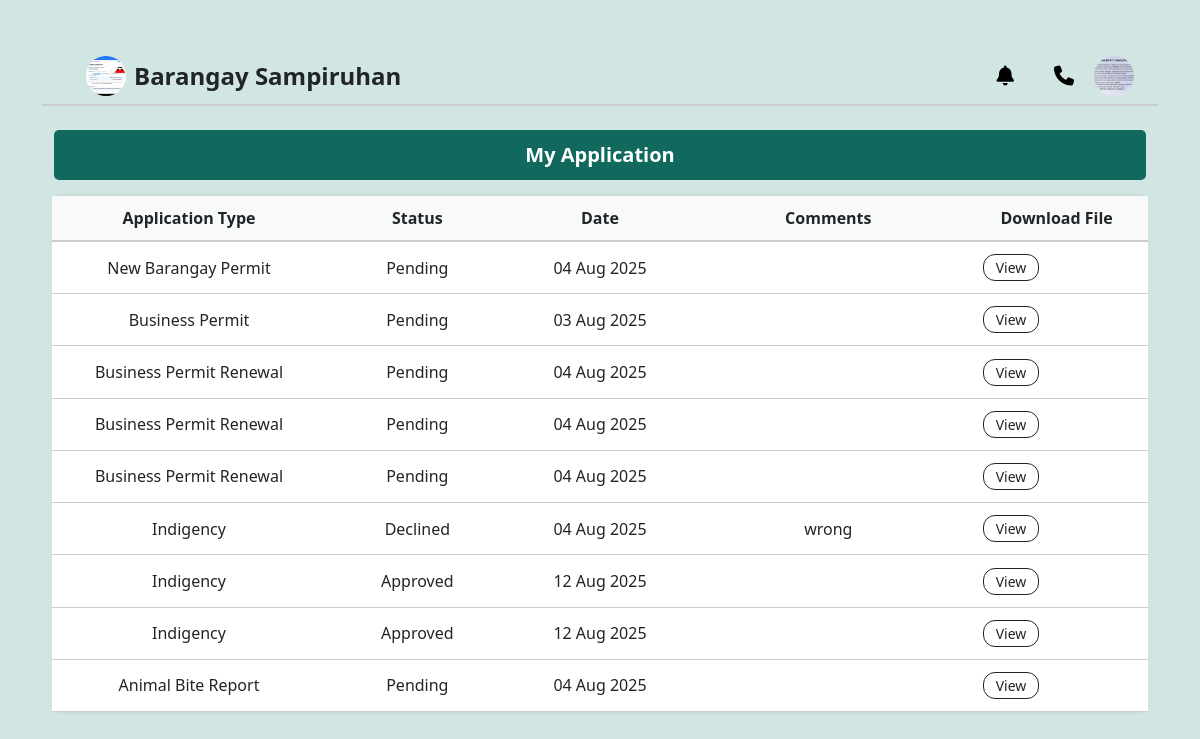
The page /my_requests.php (signed in) on the database its author committed.
### tables this page shows
CREATE TABLE `users` (
  `id` int(11) NOT NULL,
  `email` varchar(100) DEFAULT NULL,
  `user_password` varchar(255) DEFAULT NULL,
  `f_name` varchar(50) DEFAULT NULL,
  `m_name` varchar(50) DEFAULT NULL,
  `l_name` varchar(50) DEFAULT NULL,
  `birthday` varchar(50) DEFAULT NULL,
  `contact` varchar(20) DEFAULT NULL,
  `marriage_status` varchar(20) DEFAULT NULL,
  `gender` varchar(20) DEFAULT NULL,
  `address` varchar(100) DEFAULT NULL,
  `picture` varchar(255) DEFAULT NULL
);

CREATE TABLE `business_permit` (
  `id` int(11) NOT NULL,
  `permit_id` varchar(50) DEFAULT NULL,
  `kind_of_establishment` varchar(100) DEFAULT NULL,
  `nature_of_business` varchar(100) DEFAULT NULL,
  `business_registration` varchar(255) DEFAULT NULL,
  `cedula` varchar(255) DEFAULT NULL,
  `barangay_requirements` varchar(255) DEFAULT NULL,
  `user_id` int(11) DEFAULT NULL,
  `status` varchar(50) DEFAULT 'Pending',
  `comment` text DEFAULT NULL,
  `payment_type` varchar(255) NOT NULL,
  `gcash_ref_no` varchar(100) DEFAULT NULL,
  `created_at` timestamp NOT NULL DEFAULT current_timestamp(),
  `payment_proof` varchar(255) DEFAULT NULL
);

CREATE TABLE `business_permit_renewal` (
  `id` int(11) NOT NULL,
  `permit_id` varchar(50) DEFAULT NULL,
  `name_kind_of_establishment` varchar(100) DEFAULT NULL,
  `nature_of_business` varchar(100) DEFAULT NULL,
  `business_registration` varchar(255) DEFAULT NULL,
  `cedula` varchar(255) DEFAULT NULL,
  `barangay_requirements` varchar(255) DEFAULT NULL,
  `user_id` int(11) DEFAULT NULL,
  `status` varchar(50) DEFAULT 'Pending',
  `comment` text DEFAULT NULL,
  `gcash_ref_no` varchar(100) DEFAULT NULL,
  `created_at` timestamp NOT NULL DEFAULT current_timestamp(),
  `business_payment` varchar(255) NOT NULL,
  `business_permit` varchar(255) NOT NULL,
  `payment_proof` varchar(255) NOT NULL,
  `payment_type` varchar(255) NOT NULL
);

CREATE TABLE `indigency` (
  `id` int(11) NOT NULL,
  `permit_id` varchar(50) DEFAULT NULL,
  `nature_of_assistance` varchar(100) DEFAULT NULL,
  `user_id` int(11) DEFAULT NULL,
  `status` varchar(50) DEFAULT 'Pending',
  `comment` text DEFAULT NULL,
  `gcash_ref_no` varchar(100) DEFAULT NULL,
  `created_at` timestamp NOT NULL DEFAULT current_timestamp(),
  `payment_type` varchar(255) DEFAULT NULL,
  `payment_proof` varchar(255) DEFAULT NULL
);

CREATE TABLE `animal_bite_reports` (
  `id` int(11) NOT NULL,
  `permit_id` varchar(50) NOT NULL,
  `user_id` int(11) NOT NULL,
  `last_name` varchar(100) NOT NULL,
  `first_name` varchar(100) NOT NULL,
  `middle_name` varchar(100) DEFAULT NULL,
  `dob` date NOT NULL,
  `age` int(3) NOT NULL,
  `gender` enum('Male','Female') NOT NULL,
  `contact` varchar(20) NOT NULL,
  `guardian` varchar(100) DEFAULT NULL,
  `bite_location` text NOT NULL,
  `body_part` text NOT NULL,
  `washed` enum('Oo','Hindi') NOT NULL,
  `bite_date` date NOT NULL,
  `animal_description` text NOT NULL,
  `color` varchar(50) NOT NULL,
  `marks` text DEFAULT NULL,
  `animal_condition` text DEFAULT NULL COMMENT 'JSON array of conditions',
  `registered` enum('Oo','Hindi') NOT NULL,
  `other_animals` enum('Meron','Wala') NOT NULL,
  `dog_condition` enum('Malusog','Bagong panganak','May sakit') NOT NULL,
  `owner_name` varchar(100) DEFAULT NULL,
  `payment_method` enum('Cash','GCash') NOT NULL,
  `gcash_ref_no` varchar(50) DEFAULT NULL,
  `payment_proof` varchar(255) DEFAULT NULL,
  `status` enum('Pending','Approved','Rejected') DEFAULT 'Pending',
  `created_at` datetime NOT NULL DEFAULT current_timestamp(),
  `updated_at` datetime DEFAULT NULL ON UPDATE current_timestamp(),
  `comment` varchar(255) DEFAULT NULL
);

### my_requests.php (the view, shortened to what this page needs)
<?php
include 'include/config.php';
$user_id = $_SESSION['user_id'];
$stmt = $pdo->prepare("SELECT f_name, l_name, m_name, birthday, marriage_status, gender, address, contact, email, picture FROM users WHERE id = ?");
$stmt->execute([$user_id]);
$user = $stmt->fetch(PDO::FETCH_ASSOC);
$permits = [
    'New Barangay Permit' => 'barangay_clearance',
    'Business Permit' => 'business_permit',
    'Business Permit Renewal' => 'business_permit_renewal',
    'Indigency' => 'indigency',
    'Animal Bite Report' => 'animal_bite_reports'
];
$rows = [];
foreach ($permits as $label => $table) {
    $sql = "SELECT id, status, gcash_ref_no, comment, created_at FROM $table WHERE user_id = ?";
    $stmt = $pdo->prepare($sql);
    $stmt->execute([$user_id]);
    while ($row = $stmt->fetch(PDO::FETCH_ASSOC)) {
        $rows[] = [
            'type' => $label,
            'status' => ucfirst($row['status']),
            'comment' => $row['comment'],
            'date' => date('d M Y', strtotime($row['created_at'])),
            'table' => $table,
            'id' => $row['id']
        ];
    }
}
?>
<!DOCTYPE html>
<html lang="en">
<head>
    <link href="https://cdn.jsdelivr.net/npm/bootstrap@5.3.0/dist/css/bootstrap.min.css" rel="stylesheet">
    <link href="https://cdnjs.cloudflare.com/ajax/libs/font-awesome/6.5.0/css/all.min.css" rel="stylesheet">
</head>
<body>
    <div class="container my-5">
        <div class="top-bar d-flex justify-content-between align-items-center px-4 py-2">
            <div class="d-flex align-items-center">
                <a href="dashboard.php"><img src="include/uploads/1752672752_474043763_2836446049861869_694324624727446876_n.jpg" alt="Barangay Logo" width="40" height="40" class="rounded-circle me-2"></a>
                <span class="fw-bold" style="font-size: x-large;">Barangay Sampiruhan</span>
            </div>
            <div class="d-flex align-items-center">
                <a href="notifications.php" title="Notifications"><i class="fas fa-bell"></i></a>
                <a href="contact.php" title="Contact Us"><i class="fas fa-phone"></i></a>
                <div class="dropdown">
                    <a href="#" class="d-flex align-items-center" id="profileDropdown" data-bs-toggle="dropdown" aria-expanded="false">
                        <?php if (!empty($user['picture'])): ?>
                            <img src="include/<?php echo htmlspecialchars($user['picture']); ?>" alt="Profile Image" class="rounded-circle" width="40" height="40">
                        <?php else: ?>
                            <img src="assets/image/user-placeholder.png" alt="Profile Picture" class="rounded-circle" width="40" height="40">
                        <?php endif; ?>
                    </a>
                </div>
            </div>
        </div>
        <div class="container my-4">
            <div class="header-bar">My Application</div>
            <div class="container-box mt-3">
                <div class="row row-header text-center">
                    <div class="col-md-3">Application Type</div>
                    <div class="col-md-2">Status</div>
                    <div class="col-md-2">Date</div>
                    <div class="col-md-3">Comments </div>
                    <div class="col-md-2">Download File</div>
                </div>
                <?php if (count($rows) > 0): ?>
                    <?php foreach ($rows as $row): ?>
                        <div class="row row-entry text-center">
                            <div class="col-md-3"><?php echo htmlspecialchars($row['type']); ?></div>
                            <div class="col-md-2"><?php echo htmlspecialchars($row['status']); ?></div>
                            <div class="col-md-2"><?php echo htmlspecialchars($row['date']); ?></div>
                            <div class="col-md-3"><?php echo htmlspecialchars($row['comment']); ?></div>
                            <div class="col-md-1">
                                <a href="view_details.php?table=<?php echo urlencode($row['table']); ?>&id=<?php echo $row['id']; ?>" class="btn btn-outline-dark btn-sm">View</a>
                            </div>
                        </div>
                    <?php endforeach; ?>
                <?php else: ?>
                    <div class="row row-entry text-center">
                        <div class="col-12">No permit applications found.</div>
                    </div>
                <?php endif; ?>
            </div>
        </div>
</body>
</html>

### my_requests.php (style rules this page uses)
body { background-color: #d1e6e2; }
.top-bar { display: flex; justify-content: flex-end; align-items: center; padding: 10px 20px; border-bottom: 2px solid #ccc; }
.top-bar a, .top-bar i { font-size: 20px; margin-left: 20px; color: black; text-decoration: none; }
.dropdown img { width: 40px; height: 40px; object-fit: cover; }
.header-bar { background-color: #11695d; color: white; padding: 10px; font-size: 20px; font-weight: 600; text-align: center; border-radius: 5px; }
.row-header { background-color: #f8f9f9; padding: 10px 0; border-bottom: 2px solid #ccc; font-weight: 600; }
.row-entry { background-color: white; padding: 12px 0; border-bottom: 1px solid #ccc; align-items: center; }
.btn-outline-dark, .btn-success { border-radius: 12px; padding: 2px 12px; }
.container-box { background-color: white; border-radius: 8px; padding: 0 10px; box-shadow: 0 0 4px rgba(0, 0, 0, 0.1); }

### rows shown on the page
users: picture (picture)
business_permit: type "Business Permit", status "Pending", date "03 Aug 2025"
business_permit_renewal: type "Business Permit Renewal", status "Pending", date "04 Aug 2025"
business_permit_renewal: type "Business Permit Renewal", status "Pending", date "04 Aug 2025"
indigency: type "Indigency", status "Declined", date "04 Aug 2025", comment "wrong"
indigency: type "Indigency", status "Approved", date "12 Aug 2025"
indigency: type "Indigency", status "Approved", date "12 Aug 2025"
animal_bite_reports: type "Animal Bite Report", status "Pending", date "04 Aug 2025"

### other values the page prints
$row['type'] "New Barangay Permit"
$row['status'] "Pending"
$row['date'] "04 Aug 2025"
$row['type'] "Business Permit Renewal"
